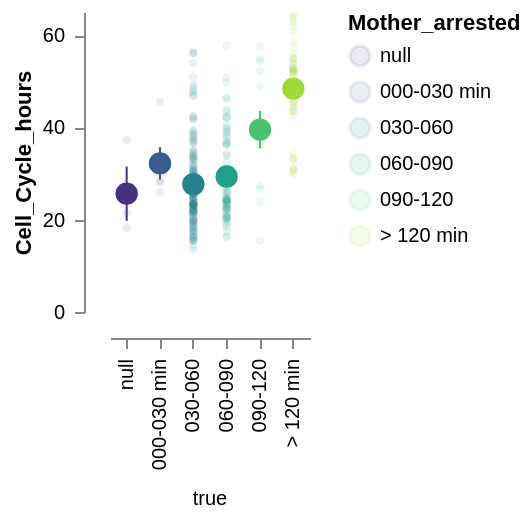

The notebook cell this image was saved under:
### Code cell
Bincircle_arrest = Binned_Circle2(
    data = df[df["Cell_Cycle_hours"] > 1],
    x = 'Mother_arrested',
    y = 'Cell_Cycle_hours',
    x_title = '',
    y_title = 'Cell_Cycle_hours',
    color = 'Mother_arrested:O',
    column = 'Splitting_event'
)
Bincircle_arrest

### Figure 1 — Vega-Lite specification as saved in the notebook (floating-point values rounded to 4 significant figures; data arrays with more than 128 entries replaced by an {"elided": "..."} marker saying what was removed)
{"config": {"view": {"continuousWidth": 300, "continuousHeight": 300, "stroke": "transparent", "strokeWidth": 0.5}, "axis": {"grid": true, "labelPadding": 5, "offset": 12, "ticks": true}, "header": {"labelOrient": "bottom", "title": null}}, "data": {"name": "data-de0fe71a4f11cd392a88587ab0e06581"}, "facet": {"column": {"field": "Splitting_event", "type": "nominal"}}, "spec": {"layer": [{"mark": {"type": "circle", "opacity": 0.1, "size": 18}, "encoding": {"color": {"field": "Mother_arrested", "scale": {"scheme": "viridis"}, "type": "ordinal"}, "x": {"axis": {"grid": false}, "field": "Mother_arrested", "title": null, "type": "nominal"}, "y": {"axis": {"grid": false}, "field": "Cell_Cycle_hours", "title": "Cell_Cycle_hours", "type": "quantitative"}}}, {"mark": {"type": "errorbar"}, "encoding": {"color": {"field": "Mother_arrested", "scale": {"scheme": "viridis"}, "type": "ordinal"}, "x": {"axis": {"grid": false}, "field": "Mother_arrested", "title": null, "type": "nominal"}, "y": {"aggregate": "mean", "axis": {"grid": false}, "field": "Cell_Cycle_hours", "title": "Cell_Cycle_hours", "type": "quantitative"}}}, {"mark": {"type": "circle", "size": 125}, "encoding": {"color": {"field": "Mother_arrested", "scale": {"scheme": "viridis"}, "type": "ordinal"}, "x": {"axis": {"grid": false}, "field": "Mother_arrested", "title": null, "type": "nominal"}, "y": {"aggregate": "mean", "axis": {"grid": false}, "field": "Cell_Cycle_hours", "title": "Cell_Cycle_hours", "type": "quantitative"}}}], "height": 150, "width": 100}, "spacing": 15, "$schema": "https://vega.github.io/schema/vega-lite/v5.20.1.json", "datasets": {"data-de0fe71a4f11cd392a88587ab0e06581": {"elided": "308 records"}}}
